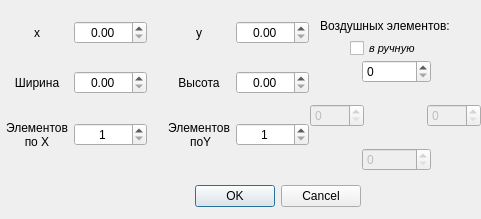
<?xml version="1.0" encoding="UTF-8"?>
<ui version="4.0">
 <class>Dialog</class>
 <widget class="QDialog" name="Dialog">
  <property name="geometry">
   <rect>
    <x>0</x>
    <y>0</y>
    <width>481</width>
    <height>219</height>
   </rect>
  </property>
  <property name="windowTitle">
   <string>Создание фигуры</string>
  </property>
  <widget class="QDialogButtonBox" name="buttonBox">
   <property name="geometry">
    <rect>
     <x>150</x>
     <y>180</y>
     <width>211</width>
     <height>32</height>
    </rect>
   </property>
   <property name="orientation">
    <enum>Qt::Horizontal</enum>
   </property>
   <property name="standardButtons">
    <set>QDialogButtonBox::Cancel|QDialogButtonBox::Ok</set>
   </property>
  </widget>
  <widget class="QWidget" name="gridLayoutWidget">
   <property name="geometry">
    <rect>
     <x>0</x>
     <y>0</y>
     <width>309</width>
     <height>171</height>
    </rect>
   </property>
   <layout class="QGridLayout" name="gridLayout">
    <property name="horizontalSpacing">
     <number>15</number>
    </property>
    <item row="0" column="0">
     <layout class="QHBoxLayout" name="l1">
      <item>
       <widget class="QLabel" name="label_x">
        <property name="text">
         <string>x</string>
        </property>
        <property name="alignment">
         <set>Qt::AlignCenter</set>
        </property>
       </widget>
      </item>
      <item>
       <widget class="QDoubleSpinBox" name="x">
        <property name="alignment">
         <set>Qt::AlignCenter</set>
        </property>
       </widget>
      </item>
     </layout>
    </item>
    <item row="0" column="1">
     <layout class="QHBoxLayout" name="l2">
      <item>
       <widget class="QLabel" name="label_y">
        <property name="text">
         <string>y</string>
        </property>
        <property name="alignment">
         <set>Qt::AlignCenter</set>
        </property>
       </widget>
      </item>
      <item>
       <widget class="QDoubleSpinBox" name="y">
        <property name="alignment">
         <set>Qt::AlignCenter</set>
        </property>
       </widget>
      </item>
     </layout>
    </item>
    <item row="3" column="1">
     <layout class="QHBoxLayout" name="l6">
      <item>
       <widget class="QLabel" name="label_Ny">
        <property name="text">
         <string>Элементов
 поY</string>
        </property>
        <property name="alignment">
         <set>Qt::AlignCenter</set>
        </property>
       </widget>
      </item>
      <item>
       <widget class="QSpinBox" name="Ny">
        <property name="alignment">
         <set>Qt::AlignCenter</set>
        </property>
        <property name="minimum">
         <number>1</number>
        </property>
        <property name="maximum">
         <number>1000</number>
        </property>
       </widget>
      </item>
     </layout>
    </item>
    <item row="1" column="1">
     <layout class="QHBoxLayout" name="l4">
      <item>
       <widget class="QLabel" name="label_height">
        <property name="text">
         <string>Высота</string>
        </property>
        <property name="alignment">
         <set>Qt::AlignCenter</set>
        </property>
       </widget>
      </item>
      <item>
       <widget class="QDoubleSpinBox" name="height">
        <property name="alignment">
         <set>Qt::AlignCenter</set>
        </property>
       </widget>
      </item>
     </layout>
    </item>
    <item row="3" column="0">
     <layout class="QHBoxLayout" name="l5">
      <item>
       <widget class="QLabel" name="label_Nx">
        <property name="text">
         <string>Элементов
по X</string>
        </property>
        <property name="alignment">
         <set>Qt::AlignCenter</set>
        </property>
       </widget>
      </item>
      <item>
       <widget class="QSpinBox" name="Nx">
        <property name="alignment">
         <set>Qt::AlignCenter</set>
        </property>
        <property name="minimum">
         <number>1</number>
        </property>
        <property name="maximum">
         <number>1000</number>
        </property>
       </widget>
      </item>
     </layout>
    </item>
    <item row="1" column="0">
     <layout class="QHBoxLayout" name="l3">
      <item>
       <widget class="QLabel" name="label_width">
        <property name="text">
         <string>Ширина</string>
        </property>
        <property name="alignment">
         <set>Qt::AlignCenter</set>
        </property>
       </widget>
      </item>
      <item>
       <widget class="QDoubleSpinBox" name="width">
        <property name="alignment">
         <set>Qt::AlignCenter</set>
        </property>
       </widget>
      </item>
     </layout>
    </item>
   </layout>
  </widget>
  <widget class="QWidget" name="verticalLayoutWidget">
   <property name="geometry">
    <rect>
     <x>362</x>
     <y>60</y>
     <width>69</width>
     <height>111</height>
    </rect>
   </property>
   <layout class="QVBoxLayout" name="verticalLayout">
    <item>
     <widget class="QSpinBox" name="air_top">
      <property name="maximum">
       <number>1000</number>
      </property>
     </widget>
    </item>
    <item>
     <spacer name="verticalSpacer">
      <property name="orientation">
       <enum>Qt::Vertical</enum>
      </property>
      <property name="sizeHint" stdset="0">
       <size>
        <width>20</width>
        <height>40</height>
       </size>
      </property>
     </spacer>
    </item>
    <item>
     <widget class="QSpinBox" name="air_bottom">
      <property name="enabled">
       <bool>false</bool>
      </property>
      <property name="maximum">
       <number>1000</number>
      </property>
     </widget>
    </item>
   </layout>
  </widget>
  <widget class="QWidget" name="horizontalLayoutWidget">
   <property name="geometry">
    <rect>
     <x>310</x>
     <y>90</y>
     <width>171</width>
     <height>51</height>
    </rect>
   </property>
   <layout class="QHBoxLayout" name="horizontalLayout">
    <property name="rightMargin">
     <number>0</number>
    </property>
    <item>
     <widget class="QSpinBox" name="air_left">
      <property name="enabled">
       <bool>false</bool>
      </property>
      <property name="maximum">
       <number>1000</number>
      </property>
     </widget>
    </item>
    <item>
     <spacer name="horizontalSpacer_2">
      <property name="orientation">
       <enum>Qt::Horizontal</enum>
      </property>
      <property name="sizeHint" stdset="0">
       <size>
        <width>40</width>
        <height>20</height>
       </size>
      </property>
     </spacer>
    </item>
    <item>
     <widget class="QSpinBox" name="air_right">
      <property name="enabled">
       <bool>false</bool>
      </property>
      <property name="maximum">
       <number>1000</number>
      </property>
     </widget>
    </item>
   </layout>
  </widget>
  <widget class="QLabel" name="label">
   <property name="geometry">
    <rect>
     <x>320</x>
     <y>0</y>
     <width>161</width>
     <height>51</height>
    </rect>
   </property>
   <property name="text">
    <string>Воздушных элементов:</string>
   </property>
  </widget>
  <widget class="QCheckBox" name="manual_air">
   <property name="geometry">
    <rect>
     <x>350</x>
     <y>40</y>
     <width>88</width>
     <height>16</height>
    </rect>
   </property>
   <property name="font">
    <font>
     <pointsize>8</pointsize>
     <italic>true</italic>
    </font>
   </property>
   <property name="toolTip">
    <string>&lt;html&gt;&lt;head/&gt;&lt;body&gt;&lt;p&gt;Вручную назначить количество узлов для каждой из сторон&lt;/p&gt;&lt;/body&gt;&lt;/html&gt;</string>
   </property>
   <property name="text">
    <string>в ручную</string>
   </property>
   <property name="iconSize">
    <size>
     <width>16</width>
     <height>16</height>
    </size>
   </property>
  </widget>
 </widget>
 <tabstops>
  <tabstop>x</tabstop>
  <tabstop>y</tabstop>
  <tabstop>width</tabstop>
  <tabstop>height</tabstop>
  <tabstop>Nx</tabstop>
  <tabstop>Ny</tabstop>
  <tabstop>air_top</tabstop>
  <tabstop>manual_air</tabstop>
  <tabstop>air_left</tabstop>
  <tabstop>air_right</tabstop>
  <tabstop>air_bottom</tabstop>
 </tabstops>
 <resources/>
 <connections>
  <connection>
   <sender>buttonBox</sender>
   <signal>accepted()</signal>
   <receiver>Dialog</receiver>
   <slot>accept()</slot>
   <hints>
    <hint type="sourcelabel">
     <x>248</x>
     <y>254</y>
    </hint>
    <hint type="destinationlabel">
     <x>157</x>
     <y>274</y>
    </hint>
   </hints>
  </connection>
  <connection>
   <sender>buttonBox</sender>
   <signal>rejected()</signal>
   <receiver>Dialog</receiver>
   <slot>reject()</slot>
   <hints>
    <hint type="sourcelabel">
     <x>316</x>
     <y>260</y>
    </hint>
    <hint type="destinationlabel">
     <x>286</x>
     <y>274</y>
    </hint>
   </hints>
  </connection>
 </connections>
</ui>
